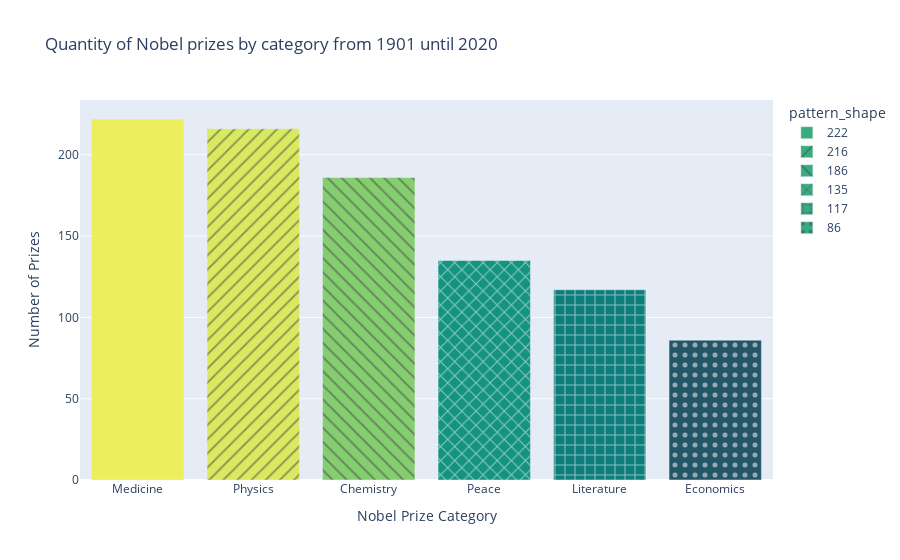

Notebook cell for this chart:
### Code cell
prize_per_cat = df_data.category.value_counts()
fig = px.bar(
    x = prize_per_cat.index,
    y = prize_per_cat.values,
    color_continuous_scale='Aggrnyl',
    title = "Quantity of Nobel prizes by category from 1901 until 2020",
    color = prize_per_cat.values,
    pattern_shape = prize_per_cat.values,
    )

fig.update_layout(
    xaxis_title = "Nobel Prize Category",
    yaxis_title = "Number of Prizes",
    coloraxis_showscale = False,
    )
fig.show()

### Figure 1 — Plotly figure (JSON) as saved in the notebook; plotly's stock layout.template omitted (floating-point values rounded to 4 significant figures)
{"data": [{"alignmentgroup": "True", "hovertemplate": "pattern_shape=222<br>x=%{x}<br>y=%{y}<br>color=%{marker.color}<extra></extra>", "legendgroup": "222", "marker": {"color": [222], "coloraxis": "coloraxis", "pattern": {"shape": ""}}, "name": "222", "offsetgroup": "222", "orientation": "v", "showlegend": true, "textposition": "auto", "type": "bar", "x": ["Medicine"], "xaxis": "x", "y": [222], "yaxis": "y"}, {"alignmentgroup": "True", "hovertemplate": "pattern_shape=216<br>x=%{x}<br>y=%{y}<br>color=%{marker.color}<extra></extra>", "legendgroup": "216", "marker": {"color": [216], "coloraxis": "coloraxis", "pattern": {"shape": "/"}}, "name": "216", "offsetgroup": "216", "orientation": "v", "showlegend": true, "textposition": "auto", "type": "bar", "x": ["Physics"], "xaxis": "x", "y": [216], "yaxis": "y"}, {"alignmentgroup": "True", "hovertemplate": "pattern_shape=186<br>x=%{x}<br>y=%{y}<br>color=%{marker.color}<extra></extra>", "legendgroup": "186", "marker": {"color": [186], "coloraxis": "coloraxis", "pattern": {"shape": "\\"}}, "name": "186", "offsetgroup": "186", "orientation": "v", "showlegend": true, "textposition": "auto", "type": "bar", "x": ["Chemistry"], "xaxis": "x", "y": [186], "yaxis": "y"}, {"alignmentgroup": "True", "hovertemplate": "pattern_shape=135<br>x=%{x}<br>y=%{y}<br>color=%{marker.color}<extra></extra>", "legendgroup": "135", "marker": {"color": [135], "coloraxis": "coloraxis", "pattern": {"shape": "x"}}, "name": "135", "offsetgroup": "135", "orientation": "v", "showlegend": true, "textposition": "auto", "type": "bar", "x": ["Peace"], "xaxis": "x", "y": [135], "yaxis": "y"}, {"alignmentgroup": "True", "hovertemplate": "pattern_shape=117<br>x=%{x}<br>y=%{y}<br>color=%{marker.color}<extra></extra>", "legendgroup": "117", "marker": {"color": [117], "coloraxis": "coloraxis", "pattern": {"shape": "+"}}, "name": "117", "offsetgroup": "117", "orientation": "v", "showlegend": true, "textposition": "auto", "type": "bar", "x": ["Literature"], "xaxis": "x", "y": [117], "yaxis": "y"}, {"alignmentgroup": "True", "hovertemplate": "pattern_shape=86<br>x=%{x}<br>y=%{y}<br>color=%{marker.color}<extra></extra>", "legendgroup": "86", "marker": {"color": [86], "coloraxis": "coloraxis", "pattern": {"shape": "."}}, "name": "86", "offsetgroup": "86", "orientation": "v", "showlegend": true, "textposition": "auto", "type": "bar", "x": ["Economics"], "xaxis": "x", "y": [86], "yaxis": "y"}], "layout": {"barmode": "relative", "coloraxis": {"colorbar": {"title": {"text": "color"}}, "colorscale": [[0, "rgb(36, 86, 104)"], [0.1667, "rgb(15, 114, 121)"], [0.3333, "rgb(13, 143, 129)"], [0.5, "rgb(57, 171, 126)"], [0.6667, "rgb(110, 197, 116)"], [0.8333, "rgb(169, 220, 103)"], [1, "rgb(237, 239, 93)"]], "showscale": false}, "legend": {"title": {"text": "pattern_shape"}, "tracegroupgap": 0}, "title": {"text": "Quantity of Nobel prizes by category from 1901 until 2020"}, "xaxis": {"anchor": "y", "domain": [0, 1], "title": {"text": "Nobel Prize Category"}}, "yaxis": {"anchor": "x", "domain": [0, 1], "title": {"text": "Number of Prizes"}}}}
